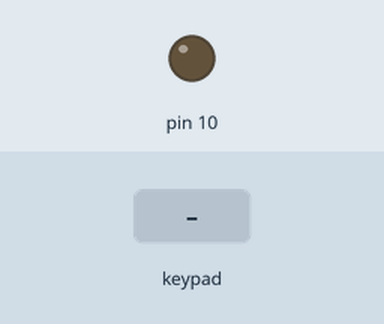
The sketch below on a simulated Arduino Uno, built with avr-gcc and run on an emulated ATmega328P. Shown: output pins drawn as LEDs (lit = HIGH). The inputs (shaded band) are chosen by the test bench. What the sketch prints to the serial monitor is not drawn.

Above: at 1.2 s.
1.3 s: key '1' pressed
At 1.6 s:
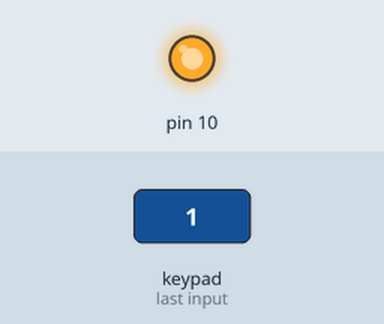
2.8 s: keypad keys 5 4 3 2 pressed 0.4 s apart
At 4.7 s:
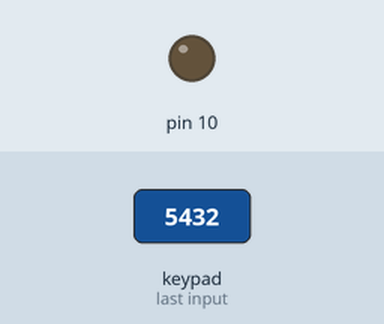
Timing chart, 0 to 6.2 s (numbered marks = the images above; inputs shaded):
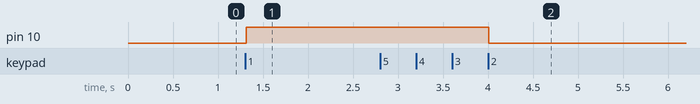

The sketch:

sistani18.ino
```cpp
#include <Keypad.h>

const byte ROWS = 4; //four rows
const byte COLS = 4; //four columns
//define the cymbols on the buttons of the keypads
char hexaKeys[ROWS][COLS] = {
  {'1', '2', '3', 'A'},
  {'4', '5', '6', 'B'},
  {'7', '8', '9', 'C'},
  {'*', '0', '#', 'D'}
};
byte colPins[ROWS] = {5, 4, 3, 2}; // Pins used for the rows of the keypad
byte rowPins[COLS] = {9, 8, 7, 6}; // Pins used for the columns of the keypad

//Keypad customKeypad = Keypad(BuildKeymap(hexaKeys), rowPins, colPins, ROWS, COLS);
Keypad customKeypad = Keypad( makeKeymap(hexaKeys), rowPins, colPins, ROWS, COLS );
int led = 10;
void setup() {
  Serial.begin(9600);
  pinMode(10, OUTPUT);
}
void loop() {
  int button = customKeypad.getKey();
  Serial.println(button);
  if (button == 49) {
    digitalWrite(10, HIGH);
    Serial.println("LED is ON");
  }
  else if (button == 50) {
    digitalWrite(10, LOW);
    Serial.println("LED is OFF");
  }
//  delay(1000);
}
```

Measured:
- after the input at 1.3 s, pin 10: LOW → HIGH at once
- after the input at 2.8 s, pin 10: HIGH → LOW after 1.2 s
